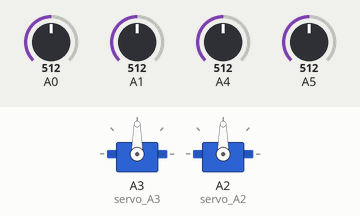
Simulated run of this sketch. Board: Arduino Uno, built with avr-gcc and run on an emulated ATmega328P. Parts: 2 × servo. The test bench sets the inputs (shaded band); at power-on: A0 = 512, A4 = 512, A1 = 512, A5 = 512.

Above: at 0.8 s.
0.9 s: A0 set to 789
2.4 s: A0 set to 813
At 2.84 s:
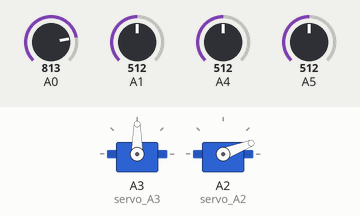
At 4.0 s:
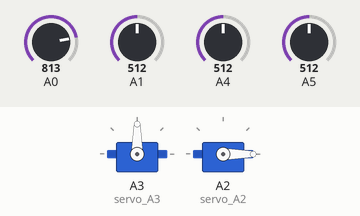
4.4 s: A4 set to 601
5.9 s: A4 set to 627
At 7.5 s:
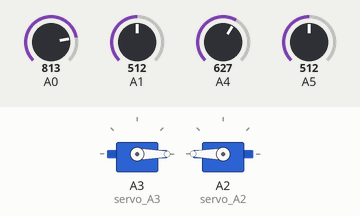
8.9 s: A1 set to 810
11.9 s: A5 set to 534
At 13.5 s:
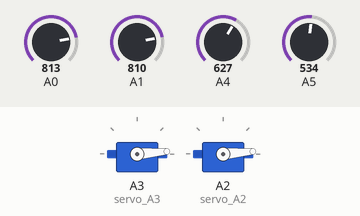
Timing chart, 0 to 14.8 s (numbered marks = the images above; inputs shaded):
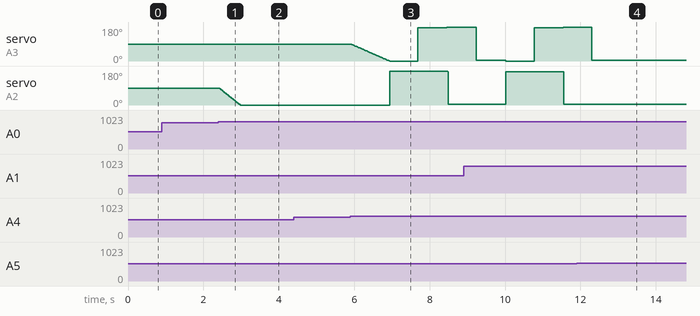

Measured:
- the behaviour switches between 800 and 801 on A0 (found by bisection; images 0 and 1)
- the behaviour switches between 612 and 613 on A4 (found by bisection; images 2 and 3)
- the behaviour switches between 526 and 527 on A5 (found by bisection; images 3 and 4)
- after the input at 0.9 s, every drawn part: stays the same
- after the input at 2.4 s, servo on A2 (servo_A2): moves from 90° to 0° over 0.57 s, starting at once
- after the input at 4.4 s, every drawn part: stays the same
- after the input at 5.9 s, servo on A2 (servo_A2): 0° → 180° after 1.0 s, → 5° 1.5 s later
- after the input at 11.9 s, servo on A3 (servo_A3): goes on until 12.3 s, then stays 5°; servo on A2 (servo_A2): stays 5° (without the input it goes to 175° after 1.2 s)

The sketch:

test.ino
```cpp
#include <Servo.h>

volatile int flag;
volatile int rota;
Servo servo_A3;
Servo servo_A2;

void setup(){
  flag = 1;
  rota = 1;
  servo_A3.attach(A3);
  servo_A2.attach(A2);
  while (true) {
    while (flag == 1) {
      if ((analogRead(A5) <= 800 && analogRead(A4) <= 800) && (analogRead(A1) <= 800 && analogRead(A0) <= 800)) {
        flag = 0;
        break;

      }
      if (analogRead(A5) > analogRead(A4) + 100) {
        servo_A3.write((servo_A3.read() + rota));
        delay(5);

      } else if (analogRead(A4) > analogRead(A5) + 100) {
        servo_A3.write((servo_A3.read() - rota));
        delay(5);
      }
      if (analogRead(A1) > analogRead(A0) + 50) {
        if (rota == 1 && servo_A2.read() < 90 || rota == -1 && servo_A2.read() >= 90) {
          servo_A2.write((servo_A2.read() + 1));
          delay(5);

        }

      } else if (analogRead(A0) > analogRead(A1) + 50) {
        if (rota == 1 && servo_A2.read() <= 90 || rota == -1 && servo_A2.read() > 90) {
          servo_A2.write((servo_A2.read() - 1));
          delay(5);

        }
      }
      if (servo_A3.read() == 180 && (servo_A2.read() >= 120 || servo_A2.read() <= 60)) {
        servo_A2.write((180 - servo_A2.read()));
        delay(750);
        servo_A3.write(5);
        delay(750);
        rota = rota * -1;

      }
      if (servo_A3.read() == 0 && (servo_A2.read() >= 120 || servo_A2.read() <= 60)) {
        servo_A2.write((180 - servo_A2.read()));
        delay(750);
        servo_A3.write(175);
        delay(750);
        rota = rota * -1;

      }
    }
    servo_A3.write(90);
    delay(7);
    servo_A2.write(90);
    delay(7);
    flag = 1;
  }
}

void loop(){

}
```
